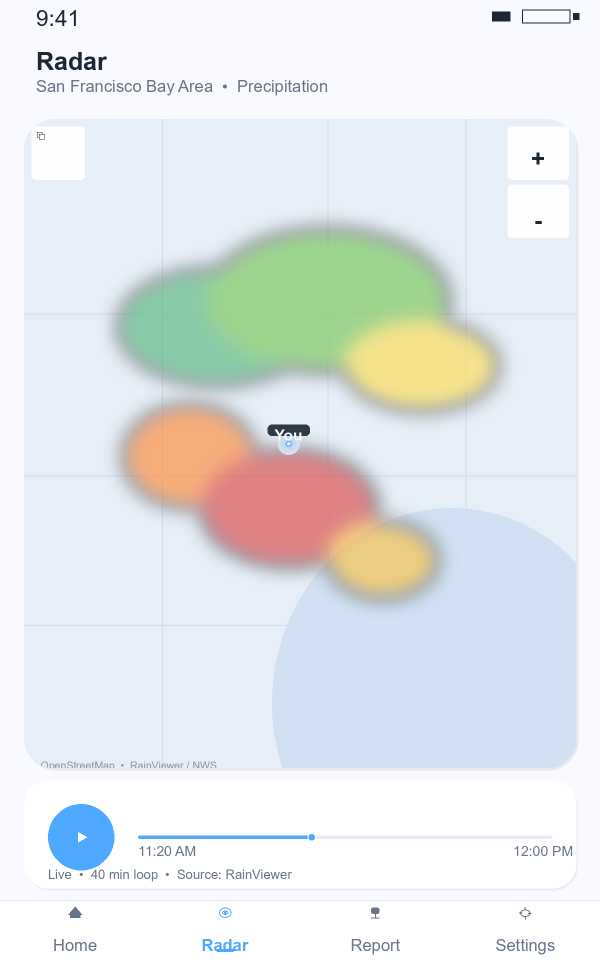
#> input picture store/screenshots/7inch/02_radar_7in.png, 1200 x 1920 px, found by its file name (shown at 1/2 size)
$ python update_endcard.py
#> lines starting #> are read from the running program, lines starting #| are printed output that depends on the picture
from PIL import Image, ImageDraw, ImageFont
import os

W,H = 1920,1080

def load_font(size, bold=False):
    paths = [r"C:\Windows\Fonts\arialbd.ttf" if bold else r"C:\Windows\Fonts\Arial.ttf", r"C:\Windows\Fonts\segoeuib.ttf" if bold else r"C:\Windows\Fonts\segoeui.ttf"]
    for p in paths:
        if os.path.exists(p):
            try: return ImageFont.truetype(p, size)
            except: pass
    return ImageFont.load_default()

def gradient_bg():
    bg = Image.new("RGB", (W,H), (79,168,255))
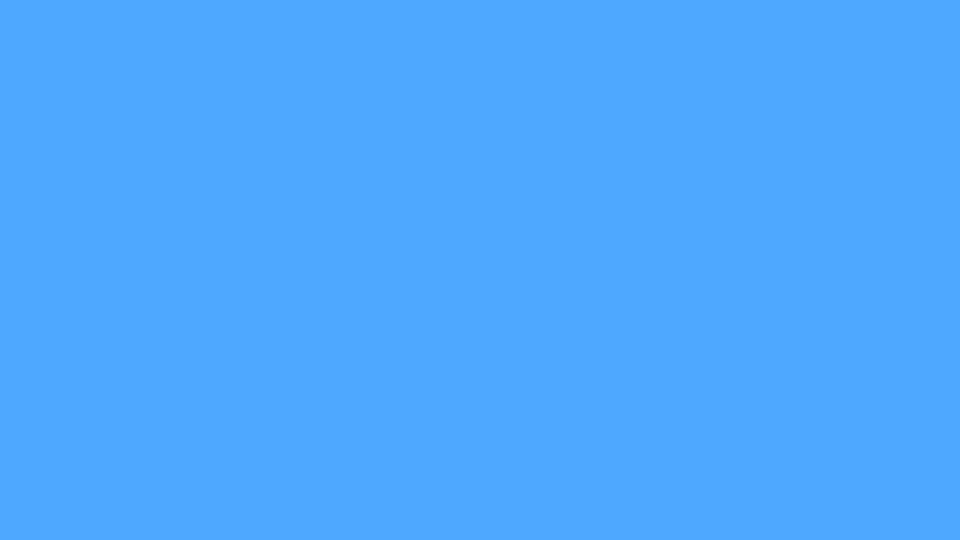
#> bg: PIL image 1920x1080 RGB (shown at 1/2 size); mean R, G, B 79, 168, 255
    d = ImageDraw.Draw(bg)
    for y in range(H):
        t=y/(H-1)
        r=int(79*(1-t)+11*t); g=int(168*(1-t)+30*t); b=int(255*(1-t)+61*t)
        d.line([(0,y),(W,y)], fill=(r,g,b))
    overlay = Image.new("RGBA", (W,H), (0,0,0,0))
#> overlay: PIL image 1920x1080 RGBA; every value is 0
    od = ImageDraw.Draw(overlay)
    for (cx,cy,rx,ry,a) in [(1650,180,420,220,16),(260,900,380,220,12),(960,540,520,320,6)]:
        od.ellipse([cx-rx, cy-ry, cx+rx, cy+ry], fill=(255,255,255,a))
    bg = Image.alpha_composite(bg.convert("RGBA"), overlay).convert("RGB")
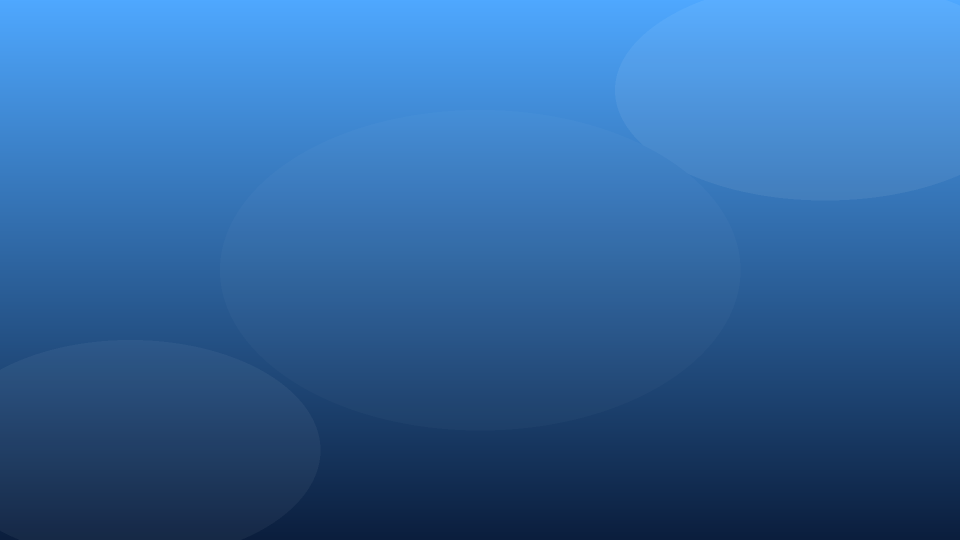
#> bg: PIL image 1920x1080 RGB (shown at 1/2 size); mean R, G, B 48.3, 101.3, 159.1
    return bg

slides_dir = r"C:\WINDOWS\TEMP\opencode\promo_slides"
os.makedirs(slides_dir, exist_ok=True)

# Load existing slide5 or regenerate
# Let's fully regenerate slide5 with GitHub end card
def slide5_with_github():
    bg = gradient_bg()
    canvas = bg.convert("RGBA")
    items = [
        (r"H:\weather-app\store\screenshots\7inch\02_radar_7in.png", 720, 430),
        (r"H:\weather-app\store\screenshots\phone\01_home.png", 820, 960),
        (r"H:\weather-app\store\screenshots\10inch\03_report_10in.png", 760, 1490),
    ]
    for path, h, cx in items:
        sh = Image.open(path).convert("RGBA")
        scale = h / sh.height
#> scale = 0.375
        nw = int(sh.width * scale)
#> nw = 450
        scaled = sh.resize((nw, h), Image.LANCZOS)
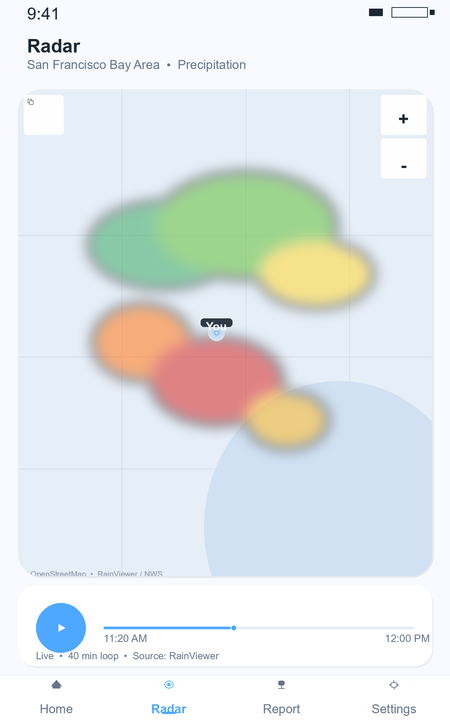
#> scaled: PIL image 450x720 RGBA; mean R, G, B, A 226.8, 232, 233, 255
        shadow = Image.new("RGBA", (W,H), (0,0,0,0))
        sd = ImageDraw.Draw(shadow)
        sd.rounded_rectangle([cx - nw//2 -8 +5, 540 - h//2 -8+7, cx + nw//2 +8+5, 540 + h//2 +8+7], radius=28, fill=(0,0,0,40))
        canvas = Image.alpha_composite(canvas, shadow)
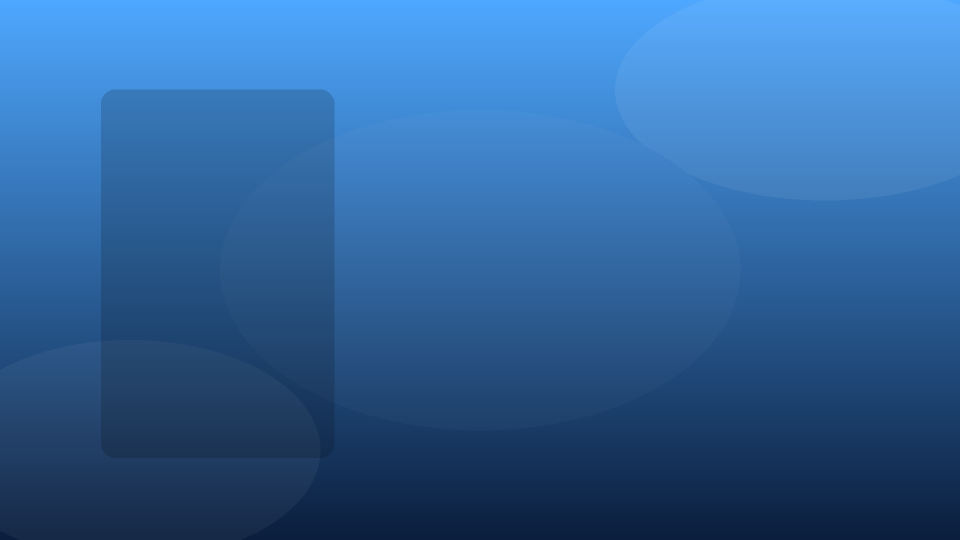
#> canvas: PIL image 1920x1080 RGBA (shown at 1/2 size); mean R, G, B, A 47.1, 98.7, 155, 255
        frame = Image.new("RGBA", (nw+18, h+18), (0,0,0,0))
#> frame: PIL image 468x738 RGBA; every value is 0
        fd = ImageDraw.Draw(frame)
        fd.rounded_rectangle([0,0, nw+18, h+18], radius=30, fill=(22,30,45))
        fd.rounded_rectangle([3,3, nw+15, h+15], radius=26, fill=(0,0,0,255))
        frame.paste(scaled, (9,9), scaled if scaled.mode=="RGBA" else None)
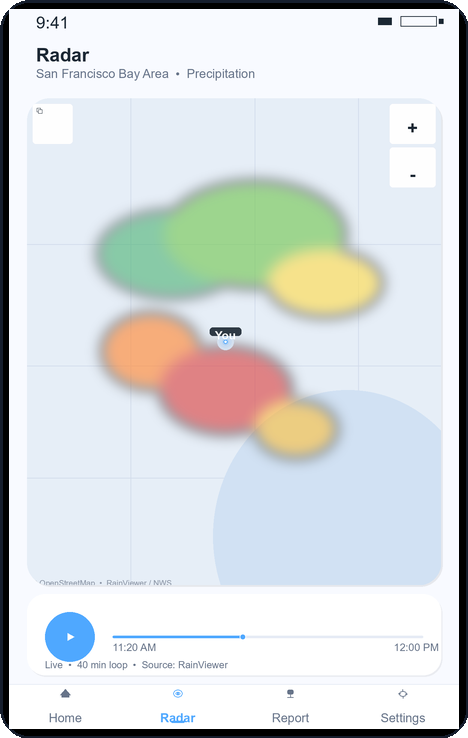
#> frame: PIL image 468x738 RGBA; mean R, G, B, A 213.1, 218.2, 219.3, 254.5; transparent parts drawn white
        canvas.paste(frame, (cx - (nw+18)//2, 540 - (h+18)//2), frame)
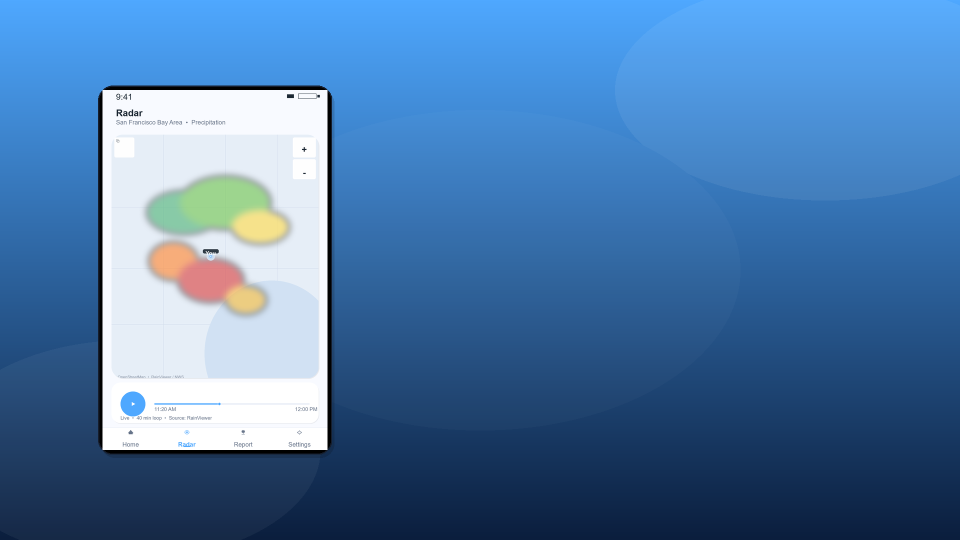
#> canvas: PIL image 1920x1080 RGBA (shown at 1/2 size); mean R, G, B, A 75.8, 120.7, 169.1, 255
#> pass 2 of the loop in slide5_with_github, `for path, h, cx in items:`:
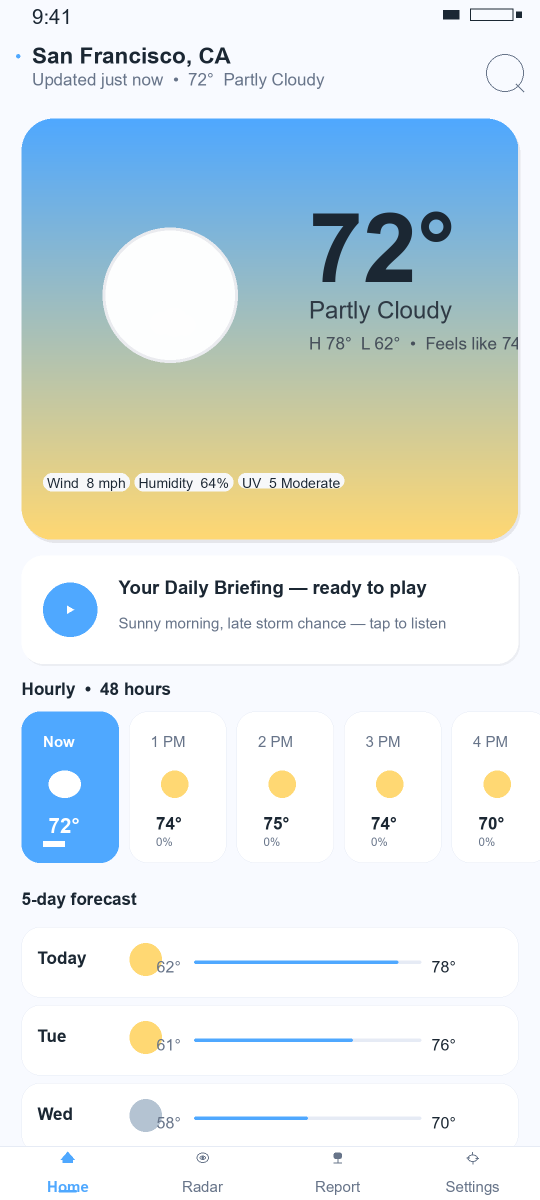
#> input picture store/screenshots/phone/01_home.png, 1080 x 2400 px, found by its file name (shown at 1/2 size)
#> sh: PIL image 1080x2400 RGBA
#> scaled: PIL image 369x820 RGBA
#> in slide5_with_github, `frame.paste(scaled, (9,9), scaled if scaled.mode=="RGBA" else None)`:
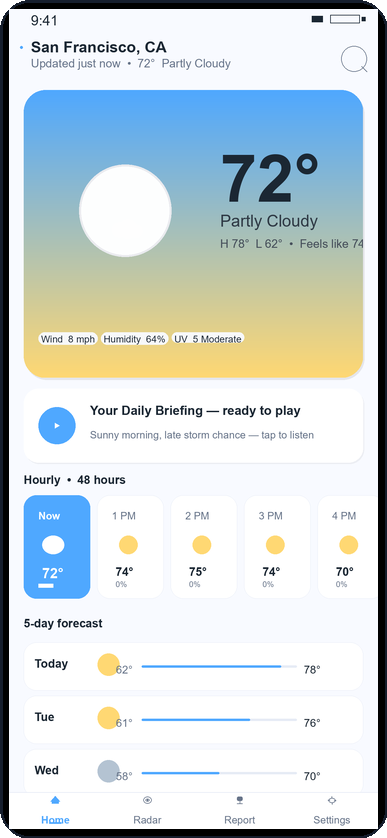
#> frame: PIL image 387x838 RGBA; mean R, G, B, A 203.6, 213.2, 214.9, 254.4; transparent parts drawn white
#> in slide5_with_github, `canvas.paste(frame, (cx - (nw+18)//2, 540 - (h+18)//2), frame)`:
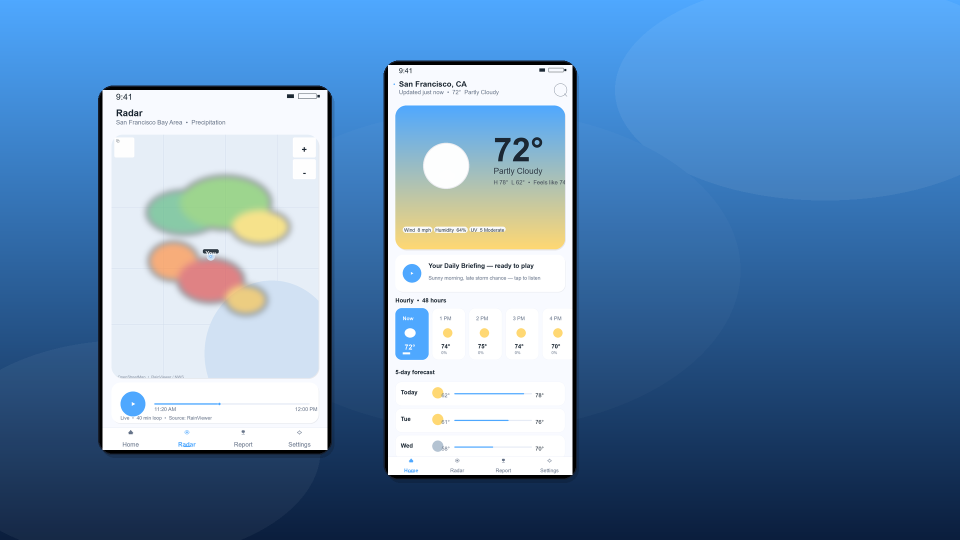
#> canvas: PIL image 1920x1080 RGBA (shown at 1/2 size); mean R, G, B, A 100.1, 138.2, 177.8, 255
#> pass 3 of the loop in slide5_with_github, `for path, h, cx in items:`:
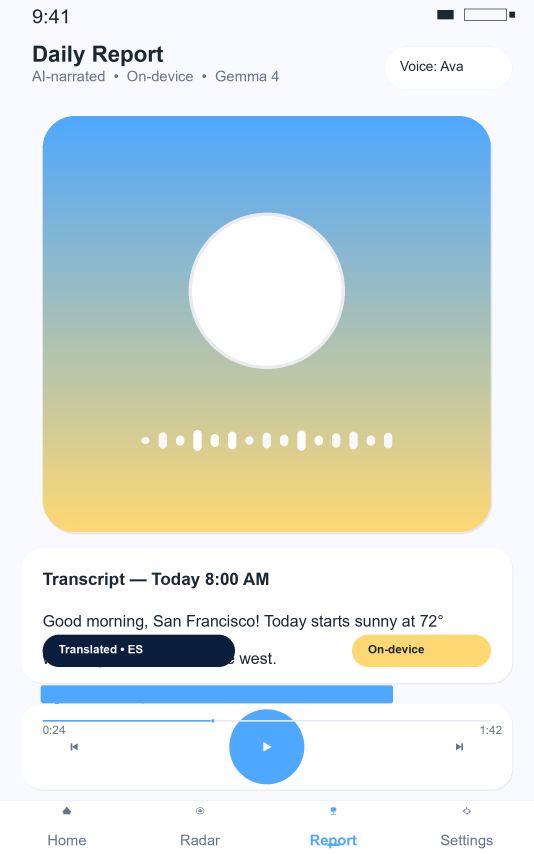
#> input picture store/screenshots/10inch/03_report_10in.png, 1600 x 2560 px, found by its file name (shown at 1/3 size)
#> sh: PIL image 1600x2560 RGBA
#> scaled: PIL image 475x760 RGBA
#> in slide5_with_github, `frame.paste(scaled, (9,9), scaled if scaled.mode=="RGBA" else None)`:
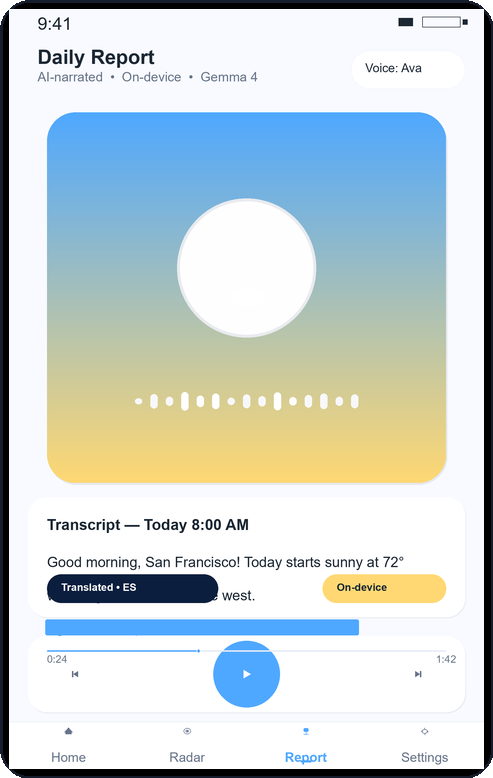
#> frame: PIL image 493x778 RGBA; mean R, G, B, A 199.1, 210.1, 210.5, 254.5; transparent parts drawn white
#> in slide5_with_github, `canvas.paste(frame, (cx - (nw+18)//2, 540 - (h+18)//2), frame)`:
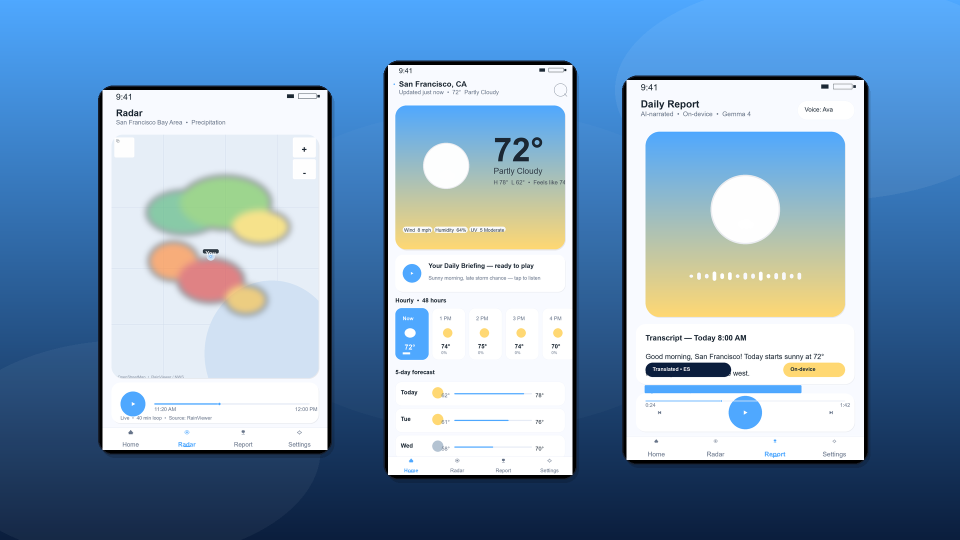
#> canvas: PIL image 1920x1080 RGBA (shown at 1/2 size); mean R, G, B, A 127.8, 158.3, 187.3, 255
    draw = ImageDraw.Draw(canvas)
    font_title = load_font(44, bold=True)
    font_sub = load_font(22, bold=False)
    font_github = load_font(26, bold=True)
    font_small = load_font(18, bold=False)
    # Title top? Keep center bottom area
    title = "One app. Every screen. Truly yours."
    sub = "Privacy-first  •  No account  •  Light & dark  •  Ad-free option via Play Billing"
    # GitHub line - prominent white pill with dark text
    github_url = "github.com/chartmann1590/auracast-weather"
    website = "auracast-weather.web.app  •  support@auracast.app"
    # measure title
    try:
        l,t,r,b = font_title.getbbox(title)
        tw = r-l
    except: tw = len(title)*20
    draw.text((W//2 - tw//2 +2, 860+2), title, font=font_title, fill=(0,0,0,50))
    draw.text((W//2 - tw//2, 860), title, font=font_title, fill=(255,255,255))
    try:
        l,t,r,b = font_sub.getbbox(sub)
        tw2 = r-l
    except: tw2 = len(sub)*10
    draw.text((W//2 - tw2//2, 915), sub, font=font_sub, fill=(255,255,255,230))
    # GitHub pill - white rounded rectangle behind
    try:
        l,t,r,b = font_github.getbbox(github_url)
        gw, gh = r-l, b-t
    except:
        gw, gh = len(github_url)*14, 26
    pad_x, pad_y = 22, 10
    gw2, gh2 = gw+pad_x*2, gh+pad_y*2
    gx = W//2 - gw2//2
    gy = 958
    # subtle shadow for pill
    draw.rounded_rectangle([gx+3, gy+3, gx+gw2+3, gy+gh2+3], radius=gh2//2, fill=(0,0,0,45))
    draw.rounded_rectangle([gx, gy, gx+gw2, gy+gh2], radius=gh2//2, fill=(255,255,255))
    # GitHub icon: simple cat-like? we'll just do text with star
    draw.text((gx+pad_x, gy+pad_y-1), github_url, font=font_github, fill=(11,30,61))
    # Small star text
    # below github pill, website line
    try:
        l,t,r,b = font_small.getbbox(website)
        ww = r-l
    except: ww = len(website)*8
    draw.text((W//2 - ww//2, gy+gh2+10), website, font=font_small, fill=(255,216,115))
    # Top-left small "OPEN SOURCE" badge
    # Add a tiny badge top-left for open source
    # draw.text((30, 30), "OPEN SOURCE ON GITHUB", font=load_font(16,bold=True), fill=(255,255,255,210))
    return canvas.convert("RGB")
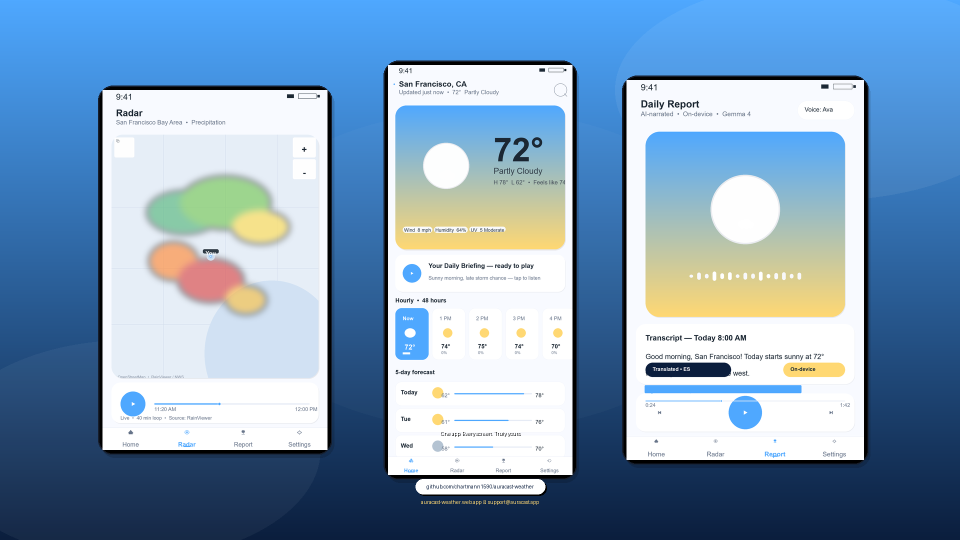
#> returned value: PIL image 1920x1080 RGB (shown at 1/2 size); mean R, G, B 128.7, 159.1, 187.9

s5 = slide5_with_github()
out = os.path.join(slides_dir, "slide5.png")
s5.save(out, "PNG", optimize=True)
print(f"new slide5 saved {out} {os.path.getsize(out)} {s5.size}")
#| new slide5 saved C:\WINDOWS\TEMP\opencode\promo_slides/slide5.png 260963 (1920, 1080)
# also save poster? poster is slide1, keep
# verify
im = Image.open(out)
print(im.size)
#| (1920, 1080)

# Also create an explicit end card (slide6) that is full-screen ending card with feature graphic + github
# But we will keep 5 slides; the last is now the end card with github prominently
# Ensure slides 1-4 still exist; if not, regenerate them via gen_promo? Check
for i in range(1,6):
    p=os.path.join(slides_dir, f"slide{i}.png")
    exists=os.path.exists(p)
    print(f"slide{i} exists:{exists} size:{os.path.getsize(p) if exists else 0}")

# Also update the promoPoster's underlying? keep slide1
